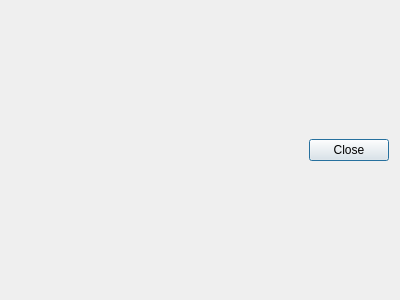
<?xml version="1.0" encoding="UTF-8"?>
<ui version="4.0">
 <class>TcpReponseDialog</class>
 <widget class="QDialog" name="TcpReponseDialog">
  <property name="geometry">
   <rect>
    <x>0</x>
    <y>0</y>
    <width>400</width>
    <height>300</height>
   </rect>
  </property>
  <property name="windowTitle">
   <string>TcpReponseDialog</string>
  </property>
  <layout class="QGridLayout" name="gridLayout">
   <item row="1" column="2">
    <widget class="QPushButton" name="close_button">
     <property name="text">
      <string>Close</string>
     </property>
    </widget>
   </item>
   <item row="1" column="1">
    <spacer name="horizontalSpacer">
     <property name="orientation">
      <enum>Qt::Horizontal</enum>
     </property>
     <property name="sizeHint" stdset="0">
      <size>
       <width>40</width>
       <height>20</height>
      </size>
     </property>
    </spacer>
   </item>
   <item row="0" column="0" colspan="3">
    <layout class="QHBoxLayout" name="layout"/>
   </item>
   <item row="1" column="0">
    <widget class="QLabel" name="tip_label">
     <property name="text">
      <string/>
     </property>
    </widget>
   </item>
  </layout>
 </widget>
 <layoutdefault spacing="6" margin="11"/>
 <resources/>
 <connections/>
</ui>
